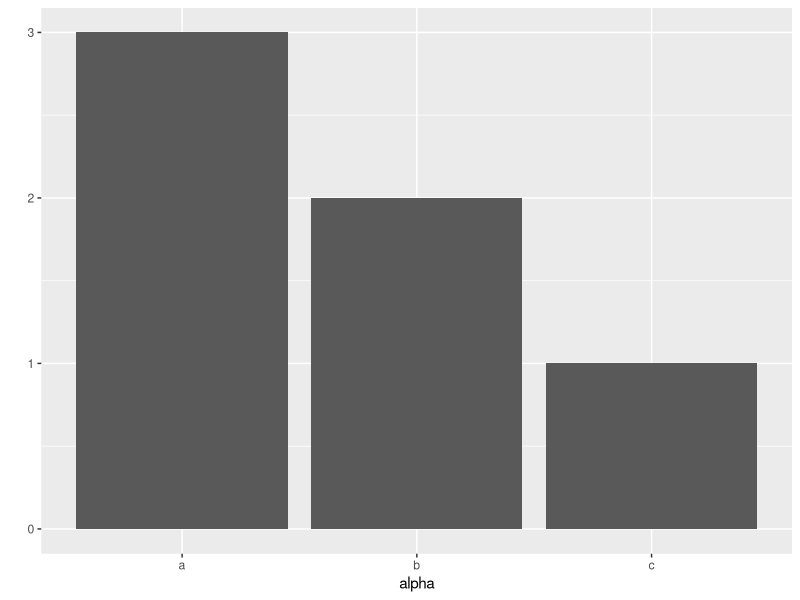
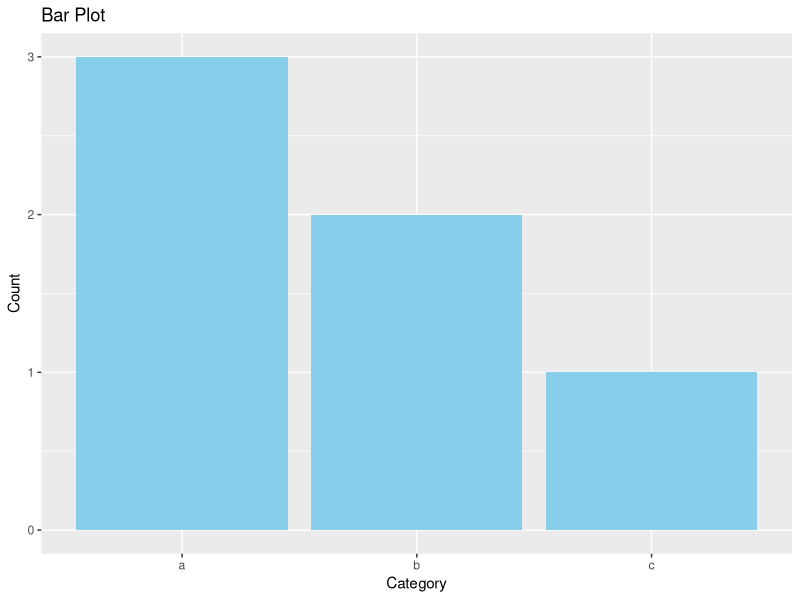
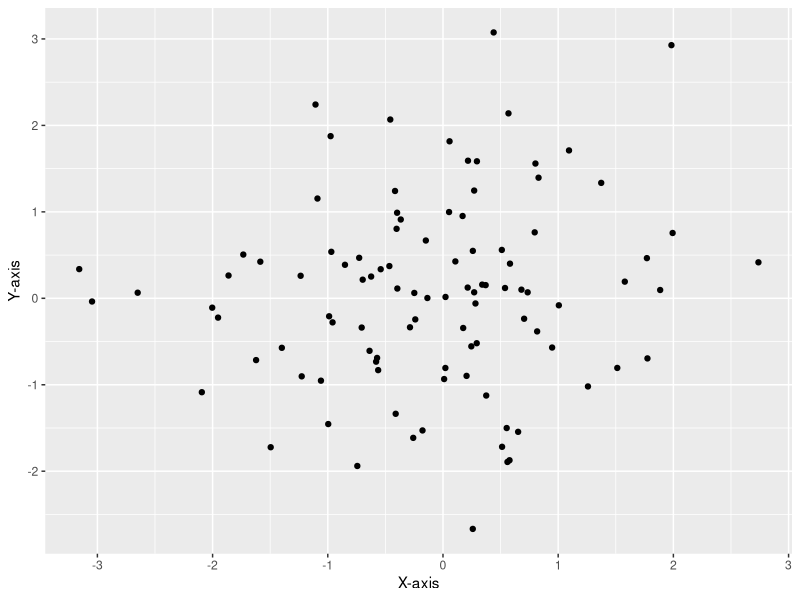
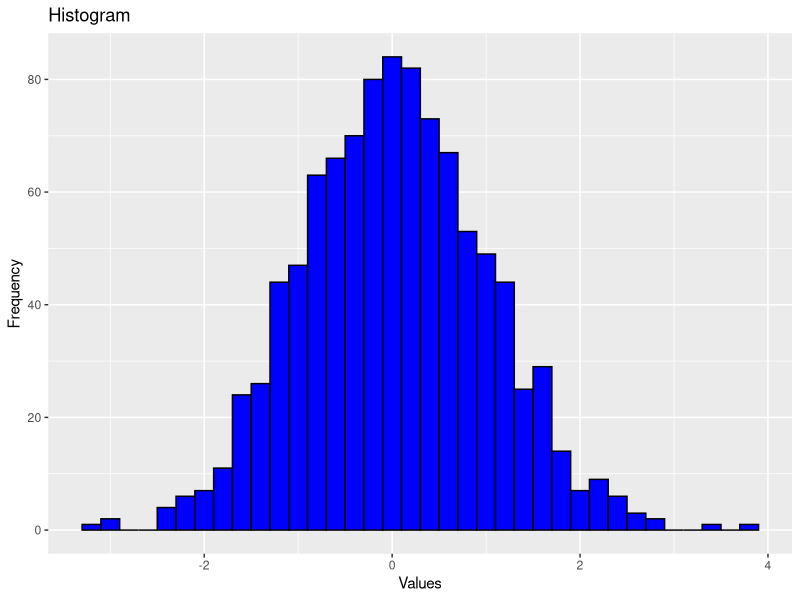

These figures' R source, in order:
install.packages('ggplot2')
library(ggplot2)

# 빈도 막대 그래프
# 하위속성
#   geom : 그래프의 종류 (point,line, bar 등)
#   main : 그래프이 제목
#   xlab, ylab : x, y 축의 라벨
#   fill : 색상 설정

alpha <- c('a','a','a','b','b','c')
qplot(alpha)
qplot(alpha, geom = "bar", main= "Bar Plot", xlab = "Category", ylab = "Count", fill= I("skyblue"))

# 함수의 기능에 대한 도움말
?qplot

#산점도 생성
#rnorm() : 정규분포를 따르는 난수를 생성. 평균과 표준편차를 지정하면 그에 맞게 난수를 생성해준다.
x <- rnorm(100)
y <- rnorm(100)
qplot(x, y, mian = "Scatter Plot", xlab = "X-axis", ylab = "Y-axis")

# 히스토그램 생성
data <- rnorm(1000)
qplot(data, geom = "histogram", binwidth = 0.2, main= "Histogram", xlab = "Values", ylab = "Frequency", fill=I("blue"), col = I("black"))